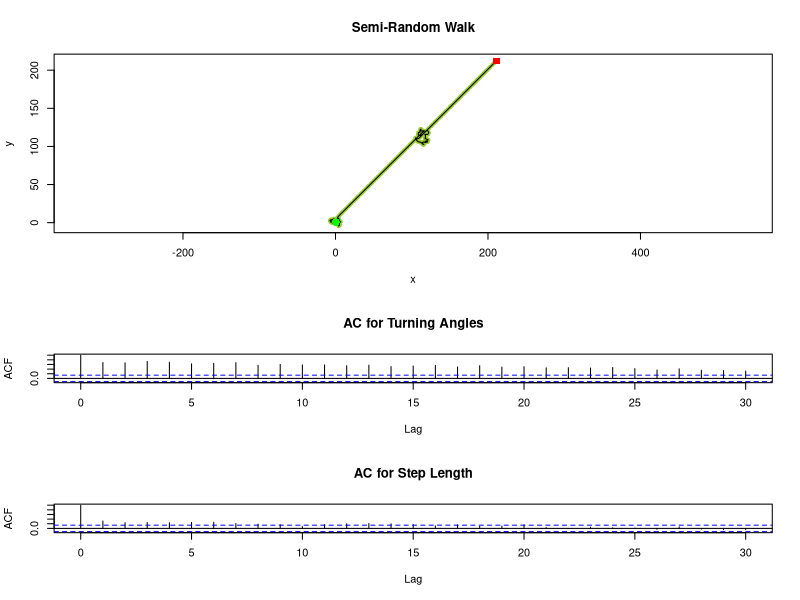

Reproduce this figure in R.
library(circular)
rm(list=ls(all=TRUE))                         # Clean objects from workspace

path <- rep(c(rep("G",50),rep("R",50)),2)

## Define functions to model specific processes
dirMC <- function(iStep, dirOld, kappaOld) {
  if (path[iStep] == "G") dirNew <- rvonmises(1, mu=dirOld, kappa= kappaOld)
  #if (path[iStep] == "R") dirNew <- rvonmises(1, mu=dirOld, kappa= kappaOld)
  if (path[iStep] == "R") dirNew <- circular(pi/4)
  #dirNew <- rvonmises(1, mu=dirOld, kappa=kappaOld)
  return(dirNew)
  } #end::dirMC

lenMC <- function(iStep, lenOld) {
  if (path[iStep] == "G") lenNew <- runif(1, min=0, max=4)
  if (path[iStep] == "R") lenNew <- runif(1, min=2, max=4)
  #lenNew <- runif(1, min=0, max=1)
  return(lenNew)
  } #end::lenMC

kappaMC <- function(iStep, kappaOld) {
  if (path[iStep] == "G") kappaNew <- runif(1, min=0, max=0.5)
  if (path[iStep] == "R") kappaNew <- runif(1, min=4, max=6)
  kappaNew <- kappaOld
  return(kappaNew)
} #end::kappaMC

## Initialize parameters
nSteps <- 200                # number of steps
kappaOld <- 0                # von Mises distribution intial concentration
dirOld <- circular(pi/4)     # Initial direction        
lenOld <- 1.0                # Initial step length
i <- 1
## Matrix storing [a] directions, [b] step length for each step and [b] kappa
dl <- matrix(0, nrow=nSteps, ncol=3)         
dl[1, 1] <- dirOld
dl[1, 2] <- lenOld
dl[1, 3] <- kappaOld

for (i in 2:nSteps) {
  ## Update parameters for first order Markov chains
  ## Make dir, len and kappa functions of the the step number and/or previous step parameters
  dirOld <- dl[i, 1] <- dirMC(i, dirOld, kappaOld)  
  lenOld <- dl[i, 2] <- lenMC(i, lenOld)
  kappaOld <- dl[i, 3] <- kappaMC(i, kappaOld)
} # end:Step

## Calculate coordinates and path 
xy <- cbind(cos(dl[,1])*dl[,2], sin(dl[,1])*dl[,2])
xy <- cbind(cumsum(xy[,1]), cumsum(xy[,2]))

layout(matrix(c(1,2,3),nrow=3), heights=c(2,1,1))    # Setup canvas for plots

## Plot path
plot(xy, pch=20, cex=1.0,col="yellowgreen", asp=1,        
     xlab="x", ylab="y", main="Semi-Random Walk")     
lines(xy)                                                
points(xy[1,1], xy[1,2], pch=16, cex=1.5, col="green")             # start point
points(xy[nSteps,1], xy[nSteps,2], pch=15, cex=1.3, col="red")     # start point


## Calculate turning angles. See Fortin et al. p 277
#a1 <- pi/2; a2 <- pi; a3 <- 0;a4 <- 3*pi/2
#cos(a1-a1); cos(a2-a1); cos(a3-a1); cos(a4-a1)
dl[2:nSteps,1] <- cos(dl[2:nSteps,1]-dl[1:nSteps-1,1])

## Calculate autocorrelation functions
acf(dl[3:nSteps ,1], demean = F, lag.max=30, main="AC for Turning Angles")
acf(dl[3:nSteps ,2], lag.max=30, main="AC for Step Length")

layout(1)                                           # reset canvas
